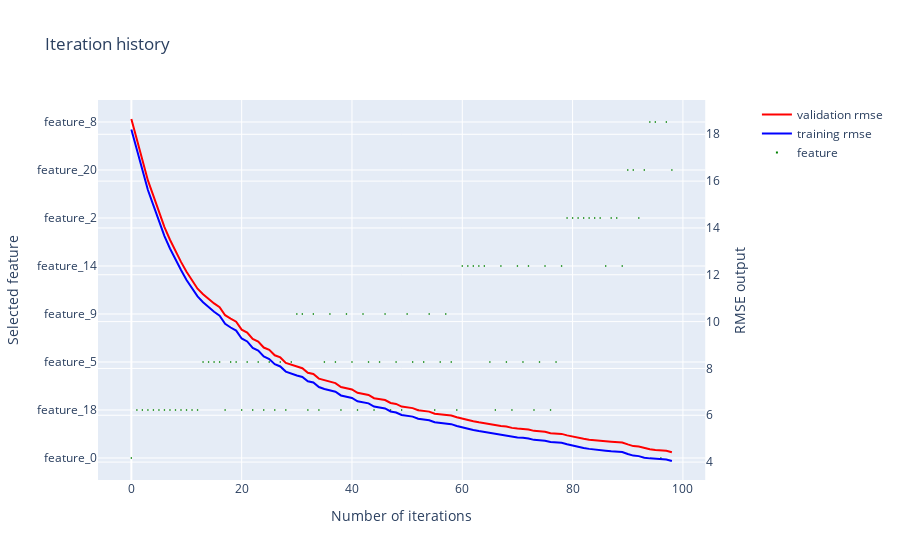
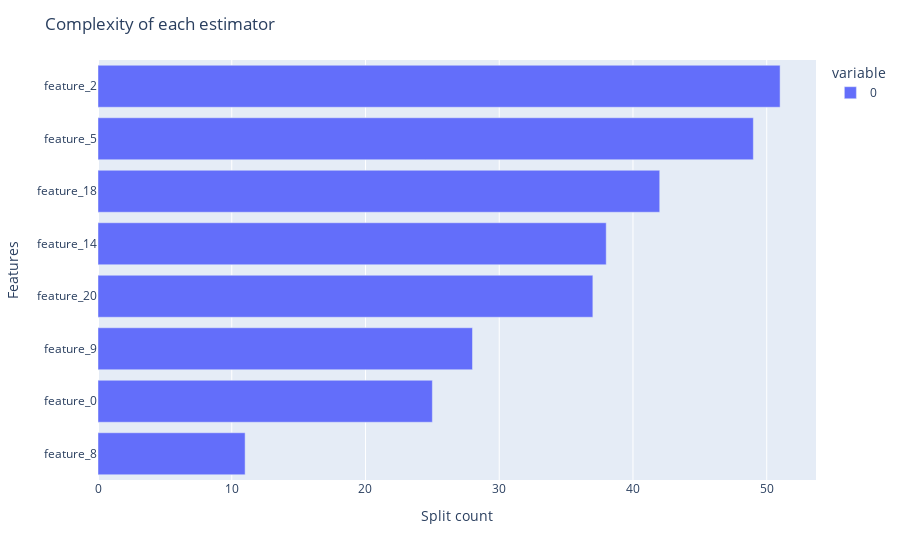
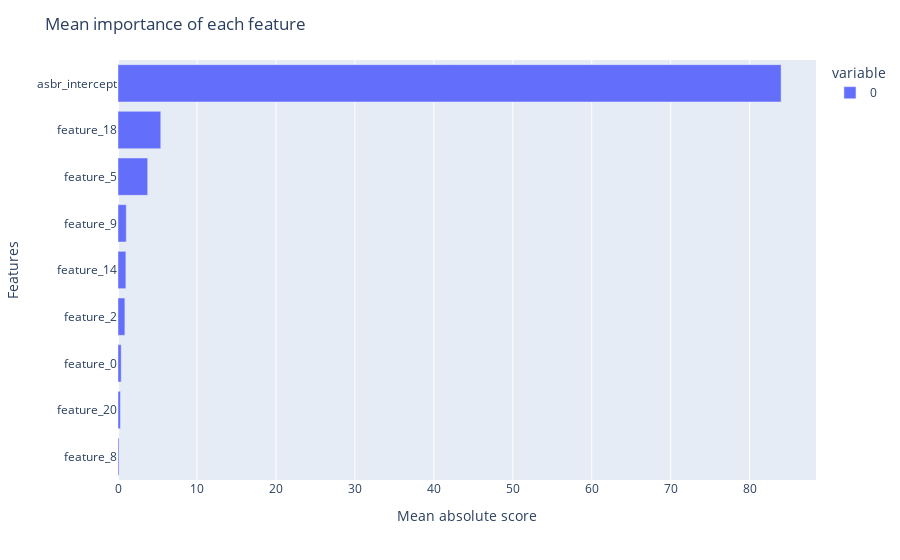
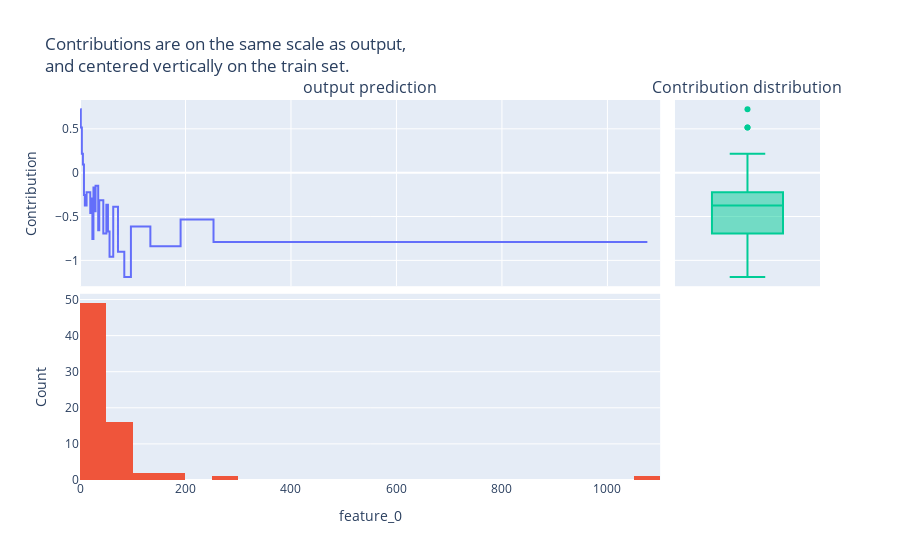

Source (notebook cell) for these figures, in order:
### Markdown cell above
# Easy case

### Code cell
params = dict(
    l2_regularization=4.2,
    learning_rate=0.22,
    max_bins=399,
    max_leaves=58,
    min_samples_leaf=1,
    n_estimators=542,
    row_subsample=0.82,
)
asbr, ebm = interpretation("197_cpu_act");

### Figure 1 — Plotly figure (JSON) as saved in the notebook; plotly's stock layout.template omitted (floating-point values rounded to 4 significant figures)
{"data": [{"line": {"color": "red"}, "name": "validation rmse", "x": [0, 1, 2, 3, 4, 5, 6, 7, 8, 9, 10, 11, 12, 13, 14, 15, 16, 17, 18, 19, 20, 21, 22, 23, 24, 25, 26, 27, 28, 29, 30, 31, 32, 33, 34, 35, 36, 37, 38, 39, 40, 41, 42, 43, 44, 45, 46, 47, 48, 49, 50, 51, 52, 53, 54, 55, 56, 57, 58, 59, 60, 61, 62, 63, 64, 65, 66, 67, 68, 69, 70, 71, 72, 73, 74, 75, 76, 77, 78, 79, 80, 81, 82, 83, 84, 85, 86, 87, 88, 89, 90, 91, 92, 93, 94, 95, 96, 97, 98], "y": [18.65, 17.75, 16.86, 16.03, 15.37, 14.65, 14.04, 13.5, 13.0, 12.55, 12.12, 11.77, 11.41, 11.17, 10.96, 10.78, 10.62, 10.27, 10.13, 9.997, 9.656, 9.534, 9.259, 9.144, 8.893, 8.795, 8.562, 8.469, 8.238, 8.153, 8.078, 8.008, 7.816, 7.761, 7.566, 7.492, 7.439, 7.374, 7.204, 7.159, 7.1, 6.959, 6.922, 6.869, 6.728, 6.681, 6.651, 6.524, 6.483, 6.372, 6.342, 6.306, 6.215, 6.178, 6.156, 6.066, 6.039, 6.019, 5.992, 5.914, 5.851, 5.795, 5.746, 5.698, 5.656, 5.637, 5.572, 5.54, 5.524, 5.461, 5.433, 5.419, 5.394, 5.333, 5.321, 5.296, 5.235, 5.225, 5.205, 5.141, 5.086, 5.039, 4.994, 4.958, 4.927, 4.903, 4.89, 4.869, 4.848, 4.838, 4.755, 4.683, 4.664, 4.596, 4.553, 4.519, 4.513, 4.486, 4.42, 4.405], "type": "scatter", "xaxis": "x", "yaxis": "y2"}, {"line": {"color": "blue"}, "name": "training rmse", "x": [0, 1, 2, 3, 4, 5, 6, 7, 8, 9, 10, 11, 12, 13, 14, 15, 16, 17, 18, 19, 20, 21, 22, 23, 24, 25, 26, 27, 28, 29, 30, 31, 32, 33, 34, 35, 36, 37, 38, 39, 40, 41, 42, 43, 44, 45, 46, 47, 48, 49, 50, 51, 52, 53, 54, 55, 56, 57, 58, 59, 60, 61, 62, 63, 64, 65, 66, 67, 68, 69, 70, 71, 72, 73, 74, 75, 76, 77, 78, 79, 80, 81, 82, 83, 84, 85, 86, 87, 88, 89, 90, 91, 92, 93, 94, 95, 96, 97, 98], "y": [18.2, 17.31, 16.44, 15.62, 14.96, 14.26, 13.65, 13.12, 12.63, 12.2, 11.78, 11.43, 11.08, 10.83, 10.61, 10.42, 10.25, 9.909, 9.748, 9.615, 9.28, 9.152, 8.879, 8.761, 8.51, 8.404, 8.183, 8.084, 7.865, 7.776, 7.701, 7.638, 7.452, 7.398, 7.206, 7.125, 7.074, 7.003, 6.846, 6.802, 6.739, 6.597, 6.563, 6.508, 6.372, 6.321, 6.292, 6.164, 6.118, 6.01, 5.984, 5.942, 5.852, 5.812, 5.789, 5.7, 5.668, 5.65, 5.62, 5.542, 5.477, 5.421, 5.372, 5.325, 5.285, 5.263, 5.194, 5.161, 5.142, 5.079, 5.051, 5.035, 5.01, 4.949, 4.935, 4.91, 4.856, 4.845, 4.826, 4.76, 4.703, 4.651, 4.604, 4.565, 4.529, 4.499, 4.488, 4.462, 4.437, 4.427, 4.346, 4.277, 4.255, 4.188, 4.159, 4.135, 4.129, 4.111, 4.047, 4.03], "type": "scatter", "xaxis": "x", "yaxis": "y2"}, {"marker": {"color": "green", "size": 1.3, "symbol": "square"}, "mode": "markers", "name": "feature", "x": [0, 1, 2, 3, 4, 5, 6, 7, 8, 9, 10, 11, 12, 13, 14, 15, 16, 17, 18, 19, 20, 21, 22, 23, 24, 25, 26, 27, 28, 29, 30, 31, 32, 33, 34, 35, 36, 37, 38, 39, 40, 41, 42, 43, 44, 45, 46, 47, 48, 49, 50, 51, 52, 53, 54, 55, 56, 57, 58, 59, 60, 61, 62, 63, 64, 65, 66, 67, 68, 69, 70, 71, 72, 73, 74, 75, 76, 77, 78, 79, 80, 81, 82, 83, 84, 85, 86, 87, 88, 89, 90, 91, 92, 93, 94, 95, 96, 97, 98], "y": ["feature_0", "feature_18", "feature_18", "feature_18", "feature_18", "feature_18", "feature_18", "feature_18", "feature_18", "feature_18", "feature_18", "feature_18", "feature_18", "feature_5", "feature_5", "feature_5", "feature_5", "feature_18", "feature_5", "feature_5", "feature_18", "feature_5", "feature_18", "feature_5", "feature_18", "feature_5", "feature_18", "feature_5", "feature_18", "feature_5", "feature_9", "feature_9", "feature_18", "feature_9", "feature_18", "feature_5", "feature_9", "feature_5", "feature_18", "feature_9", "feature_5", "feature_18", "feature_9", "feature_5", "feature_18", "feature_5", "feature_9", "feature_18", "feature_5", "feature_18", "feature_9", "feature_5", "feature_18", "feature_5", "feature_9", "feature_18", "feature_5", "feature_9", "feature_5", "feature_18", "feature_14", "feature_14", "feature_14", "feature_14", "feature_14", "feature_5", "feature_18", "feature_14", "feature_5", "feature_18", "feature_14", "feature_5", "feature_14", "feature_18", "feature_5", "feature_14", "feature_18", "feature_5", "feature_14", "feature_2", "feature_2", "feature_2", "feature_2", "feature_2", "feature_2", "feature_2", "feature_14", "feature_2", "feature_2", "feature_14", "feature_20", "feature_20", "feature_2", "feature_20", "feature_8", "feature_8", "feature_0", "feature_8", "feature_20"], "type": "scatter", "xaxis": "x", "yaxis": "y"}], "layout": {"xaxis": {"anchor": "y", "domain": [0.0, 0.94], "title": {"text": "Number of iterations"}}, "yaxis": {"anchor": "x", "domain": [0.0, 1.0], "title": {"text": "Selected feature"}}, "yaxis2": {"anchor": "x", "overlaying": "y", "side": "right", "title": {"text": "RMSE output"}}, "showlegend": true, "title": {"text": "Iteration history"}}}

### Figure 2 — Plotly figure (JSON) as saved in the notebook; plotly's stock layout.template omitted (floating-point values rounded to 4 significant figures)
{"data": [{"alignmentgroup": "True", "hovertemplate": "variable=0<br>value=%{x}<br>index=%{y}<extra></extra>", "legendgroup": "0", "marker": {"color": "#636efa", "pattern": {"shape": ""}}, "name": "0", "offsetgroup": "0", "orientation": "h", "showlegend": true, "textposition": "auto", "x": [11, 25, 28, 37, 38, 42, 49, 51], "xaxis": "x", "y": ["feature_8", "feature_0", "feature_9", "feature_20", "feature_14", "feature_18", "feature_5", "feature_2"], "yaxis": "y", "type": "bar"}], "layout": {"xaxis": {"anchor": "y", "domain": [0.0, 1.0], "title": {"text": "Split count"}}, "yaxis": {"anchor": "x", "domain": [0.0, 1.0], "title": {"text": "Features"}}, "legend": {"title": {"text": "variable"}, "tracegroupgap": 0}, "margin": {"t": 60}, "barmode": "relative", "title": {"text": "Complexity of each estimator"}}}

### Figure 3 — Plotly figure (JSON) as saved in the notebook; plotly's stock layout.template omitted (floating-point values rounded to 4 significant figures)
{"data": [{"alignmentgroup": "True", "hovertemplate": "variable=0<br>value=%{x}<br>index=%{y}<extra></extra>", "legendgroup": "0", "marker": {"color": "#636efa", "pattern": {"shape": ""}}, "name": "0", "offsetgroup": "0", "orientation": "h", "showlegend": true, "textposition": "auto", "x": [0.1301, 0.3095, 0.4078, 0.8714, 0.9968, 1.046, 3.763, 5.417, 83.98], "xaxis": "x", "y": ["feature_8", "feature_20", "feature_0", "feature_2", "feature_14", "feature_9", "feature_5", "feature_18", "asbr_intercept"], "yaxis": "y", "type": "bar"}], "layout": {"xaxis": {"anchor": "y", "domain": [0.0, 1.0], "title": {"text": "Mean absolute score"}}, "yaxis": {"anchor": "x", "domain": [0.0, 1.0], "title": {"text": "Features"}}, "legend": {"title": {"text": "variable"}, "tracegroupgap": 0}, "margin": {"t": 60}, "barmode": "relative", "title": {"text": "Mean importance of each feature"}}}

### Figure 4 — Plotly figure (JSON) as saved in the notebook; plotly's stock layout.template omitted (floating-point values rounded to 4 significant figures)
{"data": [{"hovertemplate": "x=%{x}<br>y=%{y}<extra></extra>", "legendgroup": "", "line": {"color": "#636efa", "dash": "solid", "shape": "hv"}, "marker": {"symbol": "circle"}, "mode": "lines", "name": "", "orientation": "v", "showlegend": false, "x": [0.5, 1.5, 2.5, 3.5, 4.5, 5.5, 6.5, 7.5, 8.5, 9.18, 10.5, 11.5, 12.5, 13.5, 14.5, 15.5, 16.5, 17.5, 18.5, 19.5, 20.5, 21.5, 22.5, 23.5, 24.5, 25.5, 26.5, 27.47, 28.5, 29.5, 30.5, 31.5, 32.5, 33.5, 34.5, 35.5, 36.5, 37.5, 38.5, 39.5, 40.5, 41.5, 42.5, 43.5, 44.19, 45.19, 46.5, 47.5, 48.5, 50.0, 51.5, 53.0, 54.5, 56.0, 58.0, 60.5, 63.0, 65.5, 68.5, 72.0, 75.54, 79.04, 84.0, 90.0, 96.5, 110.0, 133.4, 164.2, 190.7, 253.1, 1076.0], "xaxis": "x", "y": [0.7226, 0.5154, 0.5154, 0.2169, 0.2169, 0.09303, 0.09303, -0.2558, -0.2558, -0.3745, -0.3745, -0.3745, -0.224, -0.224, -0.224, -0.224, -0.224, -0.224, -0.224, -0.4592, -0.4592, -0.2943, -0.2943, -0.7549, -0.7549, -0.1695, -0.1695, -0.4388, -0.4388, -0.15, -0.15, -0.15, -0.15, -0.15, -0.6573, -0.6573, -0.3143, -0.3143, -0.3143, -0.3143, -0.3143, -0.3143, -0.3143, -0.3143, -0.6941, -0.6941, -0.6941, -0.6941, -0.6941, -0.3646, -0.3646, -0.6713, -0.6713, -0.96, -0.96, -0.96, -0.3889, -0.3889, -0.3889, -0.9029, -0.9029, -0.9029, -1.188, -1.188, -0.6143, -0.6143, -0.8404, -0.8404, -0.5353, -0.7904, -0.7904], "yaxis": "y", "type": "scatter"}, {"name": "feature_0 distribution", "x": [0.5, 1.5, 2.5, 3.5, 4.5, 5.5, 6.5, 7.5, 8.5, 9.18, 10.5, 11.5, 12.5, 13.5, 14.5, 15.5, 16.5, 17.5, 18.5, 19.5, 20.5, 21.5, 22.5, 23.5, 24.5, 25.5, 26.5, 27.47, 28.5, 29.5, 30.5, 31.5, 32.5, 33.5, 34.5, 35.5, 36.5, 37.5, 38.5, 39.5, 40.5, 41.5, 42.5, 43.5, 44.19, 45.19, 46.5, 47.5, 48.5, 50.0, 51.5, 53.0, 54.5, 56.0, 58.0, 60.5, 63.0, 65.5, 68.5, 72.0, 75.54, 79.04, 84.0, 90.0, 96.5, 110.0, 133.4, 164.2, 190.7, 253.1, 1076.0], "type": "histogram", "xaxis": "x3", "yaxis": "y3"}, {"name": "", "y": [0.7226, 0.5154, 0.5154, 0.2169, 0.2169, 0.09303, 0.09303, -0.2558, -0.2558, -0.3745, -0.3745, -0.3745, -0.224, -0.224, -0.224, -0.224, -0.224, -0.224, -0.224, -0.4592, -0.4592, -0.2943, -0.2943, -0.7549, -0.7549, -0.1695, -0.1695, -0.4388, -0.4388, -0.15, -0.15, -0.15, -0.15, -0.15, -0.6573, -0.6573, -0.3143, -0.3143, -0.3143, -0.3143, -0.3143, -0.3143, -0.3143, -0.3143, -0.6941, -0.6941, -0.6941, -0.6941, -0.6941, -0.3646, -0.3646, -0.6713, -0.6713, -0.96, -0.96, -0.96, -0.3889, -0.3889, -0.3889, -0.9029, -0.9029, -0.9029, -1.188, -1.188, -0.6143, -0.6143, -0.8404, -0.8404, -0.5353, -0.7904, -0.7904], "type": "box", "xaxis": "x2", "yaxis": "y2"}], "layout": {"xaxis": {"anchor": "y", "domain": [0.0, 0.784], "matches": "x3", "showticklabels": false}, "yaxis": {"anchor": "x", "domain": [0.51, 1.0], "title": {"text": "Contribution"}}, "xaxis2": {"anchor": "y2", "domain": [0.804, 1.0], "matches": "x4", "showticklabels": false}, "yaxis2": {"anchor": "x2", "domain": [0.51, 1.0], "matches": "y", "showticklabels": false}, "xaxis3": {"anchor": "y3", "domain": [0.0, 0.784], "title": {"text": "feature_0"}}, "yaxis3": {"anchor": "x3", "domain": [0.0, 0.49], "title": {"text": "Count"}}, "xaxis4": {"anchor": "y4", "domain": [0.804, 1.0]}, "yaxis4": {"anchor": "x4", "domain": [0.0, 0.49], "matches": "y3", "showticklabels": false}, "annotations": [{"font": {"size": 16}, "showarrow": false, "text": "output prediction", "x": 0.392, "xanchor": "center", "xref": "paper", "y": 1.0, "yanchor": "bottom", "yref": "paper"}, {"font": {"size": 16}, "showarrow": false, "text": "Contribution distribution", "x": 0.902, "xanchor": "center", "xref": "paper", "y": 1.0, "yanchor": "bottom", "yref": "paper"}], "showlegend": false, "title": {"text": "Contributions are on the same scale as output,<br>and centered vertically on the train set."}}}
